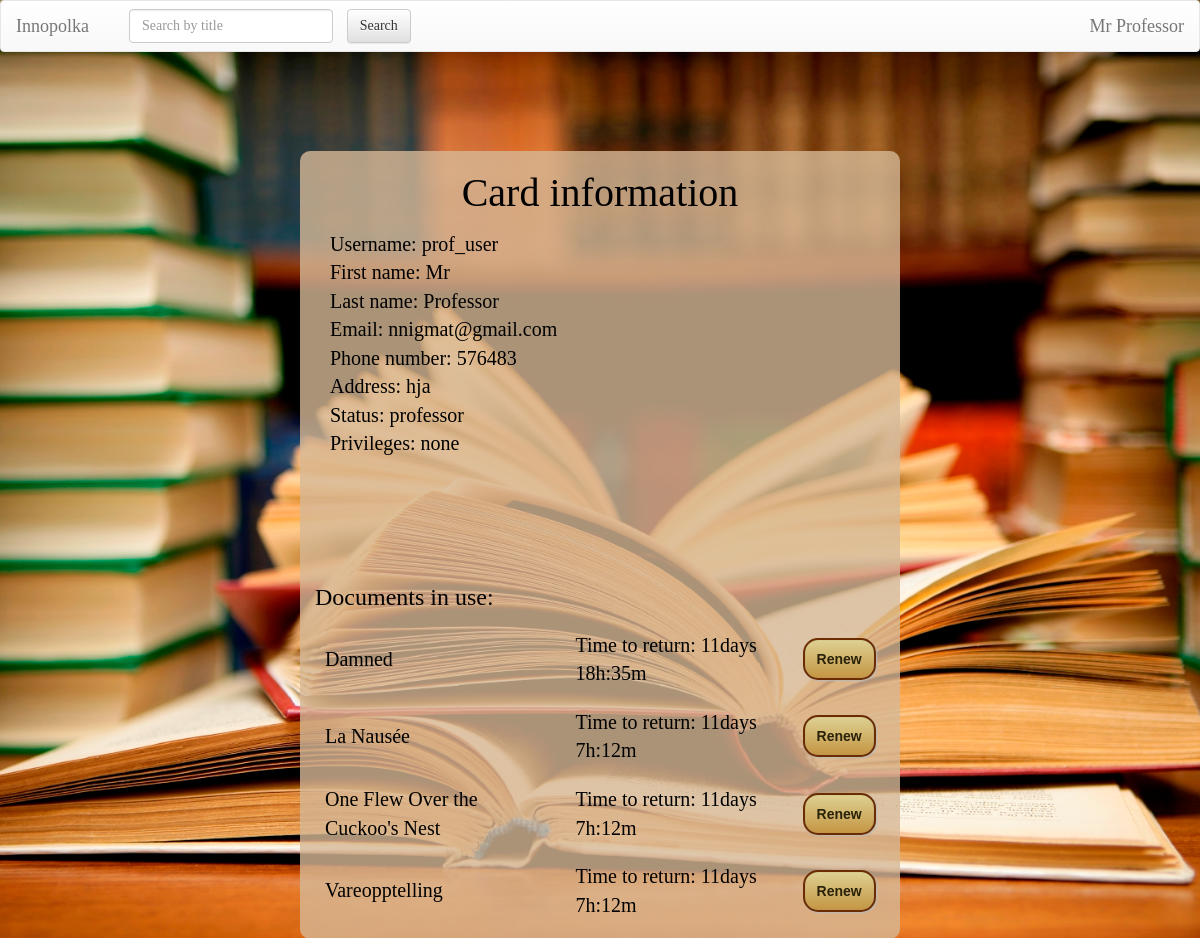
/user/?id=29 (signed in), run on an earlier commit of the app's database.
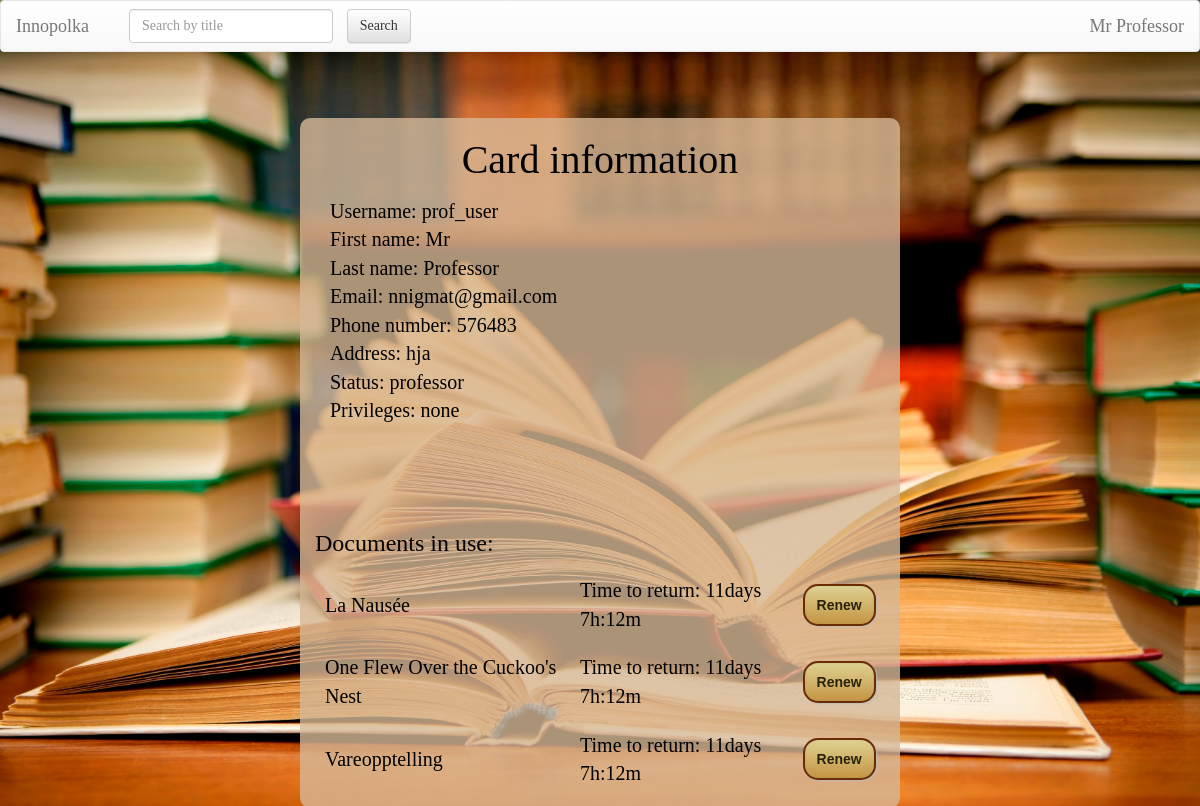
And on a later commit of the database.
### UserCards/models.py (models this page shows, shortened)
class UserProfile(models.Model):
    user = models.OneToOneField(User, on_delete=models.CASCADE)
    phone_number = models.CharField(max_length=15, null=True, blank=True)
    address = models.CharField(max_length=250, null=True, blank=True)
    status = models.CharField(max_length=250, default='student')
    privileges = models.CharField(max_length=250, default='no privileges')

### Documents/models.py (models this page shows, shortened)
class DocumentCopy(models.Model):
    doc = models.ForeignKey(Document, blank=True, default=None, on_delete=models.CASCADE) # link document which is checked out
    checked_up_by_whom = models.ForeignKey(User, blank=True, default=None, on_delete=models.CASCADE) # link to holder
    date = models.DateTimeField(default=str(datetime.datetime.today().strftime("%Y-%m-%d %H:%M")))
    returning_date = models.DateTimeField(default=str(datetime.datetime.today().strftime("%Y-%m-%d %H:%M")))
    time_left = models.CharField(null=True, max_length=250)
    fine_price = models.IntegerField(null=True)
    renewed = models.BooleanField(default=False)
    class Meta:
        verbose_name_plural = 'Document copies'
    def __str__(self):
        return self.doc.title

class Document(models.Model):
    title = models.CharField(max_length=250)
    price = models.IntegerField()
    keywords = models.CharField(max_length=250) # the list of keywords stored in string
    authors = models.CharField(max_length=250) # the list of authors in string format splitted by space
    cover = models.CharField(max_length=1000, default="https://lh3.googleusercontent.com/zqfUbCXdb1oGmsNEzNxTjQU5ZlS3x46nQoB83sFbRSlMnpDTZgdVCe_LvCx-rl7sOA=w300")
    copies = models.PositiveIntegerField(default=1)
    type = models.CharField(max_length=100, default='Document')
    is_bestseller = models.BooleanField(default=False)
    is_reference = models.BooleanField(default=False)
    level = models.PositiveIntegerField(default=1)
    room = models.PositiveIntegerField(default=1)

### Documents/librarian_view.py (the view)
    def inner(request, *args, **kwargs):
        if request.user.is_authenticated:
            return func(request, *args, **kwargs)
        return redirect('/')

### Documents/librarian_view.py (called while the page is built)
def need_logged_in(func):
    def inner(request, *args, **kwargs):
        if request.user.is_authenticated:
            return func(request, *args, **kwargs)
        return redirect('/')
    return inner

### UserCards/templates/UserCards/index.html (shortened to what this page needs)
{% extends 'Documents/base.html' %}
{% load staticfiles %}
{% block body %}
    <link rel="stylesheet" type="text/css" href="{% static 'UserCards/usercards_style.css' %}"/>
    <div class="container">
    <h2 class="black">Card information</h2>
    <p>
        {% for field, value in fields %}
            {{ field }}: {{ value }}
            <br>
        {% endfor %}
    </p>
    <div>
        <table class="used-docs">
            <th colspan="3"><h3>Documents in use:</h3></th>
            {% for copy in copies %}
                <tr>
                    <td><a href="/{{ copy.doc.id }}">{{ copy }}</a></td>
                    <td>{{ copy.time_left }}<br></td>
                    {% if user.is_staff %}
                        <td><a class="button" href="/requests/return/?copy_id={{ copy.id }}" onclick="
                                return confirm('Return {{ copy.doc.title }} from {{ copy.checked_up_by_whom.username }} back?');
                                ">Return</a></td>
                    {% else %}
                        <td><button class="btn button" onclick="
                                    var response = httpGet('/requests/renew/?copy_id={{ copy.id }}').toString();
                                    alert(response);
                                    if (response.substr(0, 3) === 'You') // refresh to see new returning date
                                    window.location.reload(false);
                                    ">Renew
                            </button></td>
                        <br>
                    {% endif %}
                </tr>
            {% endfor %}
        </table>
    </div>
{% endblock %}

### Documents/templates/Documents/base.html (shortened to what this page needs)
<!DOCTYPE html>
<html lang="en">
<head>
    {% load staticfiles %}
    <link rel="stylesheet" href="//maxcdn.bootstrapcdn.com/bootstrap/3.2.0/css/bootstrap.min.css">
    <link rel="stylesheet" href="//maxcdn.bootstrapcdn.com/bootstrap/3.2.0/css/bootstrap-theme.min.css">
</head>
<body>
<nav class="navbar navbar-default">
    <div class="container-fluid">
        <div class="navbar-header">
            <a class="navbar-brand" href="/">Innopolka</a>
        </div>
        <div class="collapse navbar-collapse" id="bs-example-navbar-collapse-1">
            <form class="navbar-form navbar-left" action="/">
                <div class="form-group">
                    <input type="text" class="form-control" name="q" placeholder="Search by title" >
                </div>
                <input type="submit" class="btn btn-default not_wide" value="Search">
            </form>
            <ul class="nav navbar-nav navbar-right">
                {% if user.is_anonymous %}
                    <li><a href="/user/login">Log In</a></li>
                {% elif user.is_authenticated %}
                <ul class="nav navbar-nav navbar-right">
                <li class="nav-item dropdown">
                    <a class="navbar-brand" href="/user/?id={{user.id}}" id="dropdown02" data-toggle="dropdown"
                       aria-haspopup="true" aria-expanded="false">{{ user.first_name }} {{user.last_name}}</a>
            </ul>
                {% endif %}
            </ul>
        </div>
    </div>
</nav>
{% block body %}{% endblock %}
</body>
</html>

What changed in the data, as far as the page shows it:
removed DocumentCopy: doc.title "Damned", time_left "Time to return: 11days 18h:35m"
